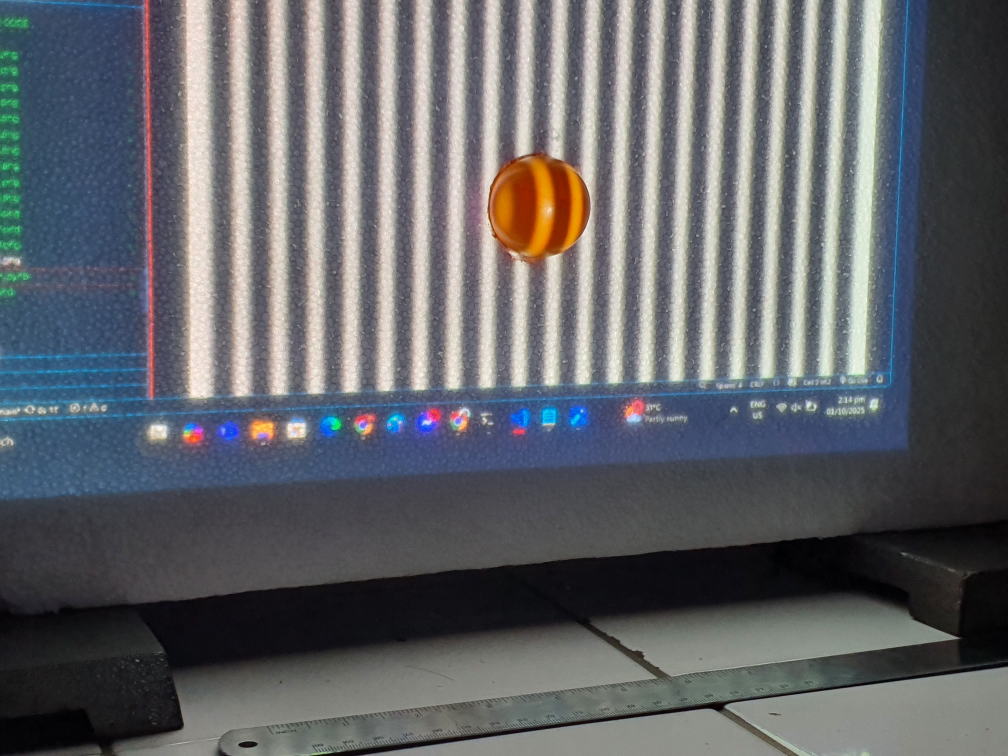
#> input picture Set A/E2A/E2A IMG/ballf20p0.00.jpg, 4032 x 3024 px, found by its file name (shown at 1/4 size); its folder holds 5 pictures in this run
$ jupyter execute pampam.ipynb
#> lines starting #> are read from the running program, lines starting #| are printed output that depends on the picture
[cell 1]
import matplotlib.pyplot as plt
import numpy as np
import cv2
import os

# ----------------------------------- #
#              IMPORTS
# ----------------------------------- #

import numpy as np
import matplotlib.pyplot as plt
import pandas as pd

# for aesthetic plots
# [63 lines left out: function science_plot, not called in this run]

#science_plot(fontsize=9)

[cell 2]
img_dir = r'C:\Users\verci\Documents\code\Physics157\PHYSICS192 CODE\E2A\E2A IMG'
print("Contents of the directory:")
try:
    files = os.listdir(img_dir)
    for file in files:
        print(f"  {file}")
except FileNotFoundError:
    print(f"Directory not found: {img_dir}")
    print("Current working directory:", os.getcwd())

[cell 3]
img_path = r"C:\Users\verci\Documents\code\Physics157\PHYSICS192 CODE\E2A\E2A IMG\ballf20p0.00.jpg"
img = cv2.imread(img_path)
#> img is the input picture: shape (3024, 4032, 3); mean B, G, R 105, 100.7, 98.6
plt.imshow(img[:1500,900:3500])
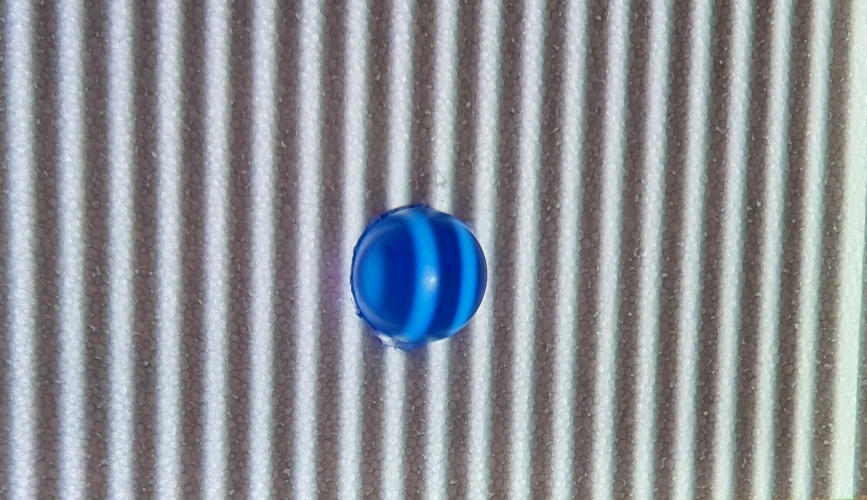
#> shown: shape (1500, 2600, 3) (shown at 1/3 size); mean R, G, B 143.1, 146.9, 152.5
